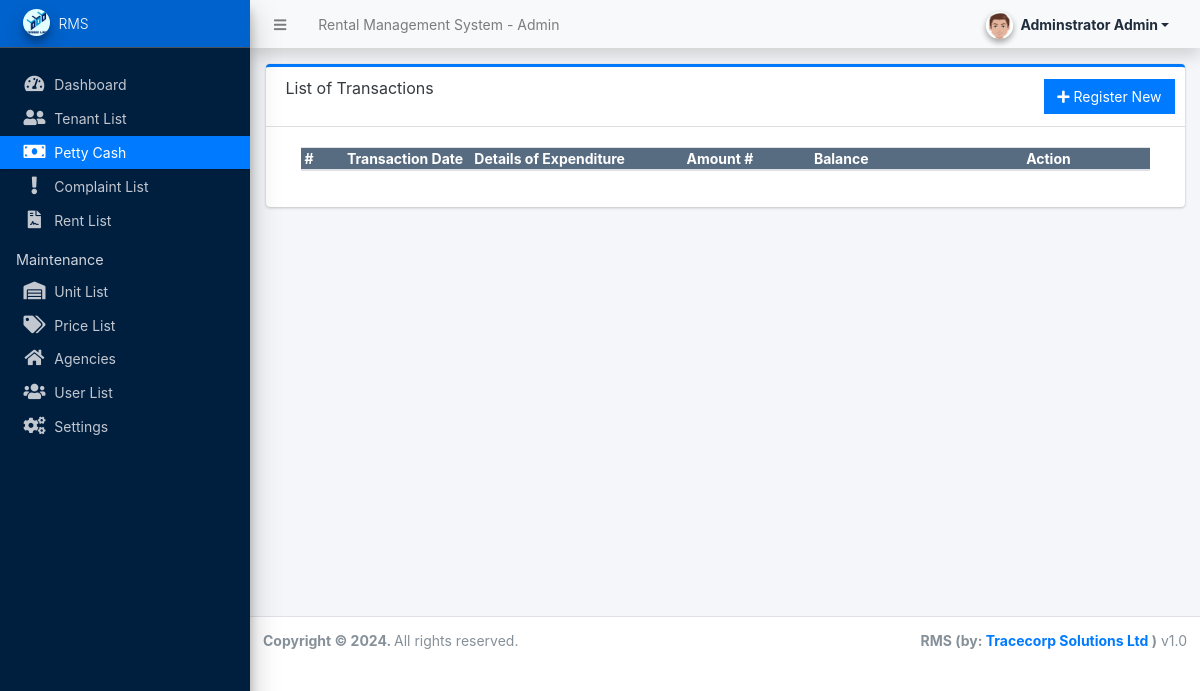
Page /admin/?page=pettycash (signed in) on the earlier database version.
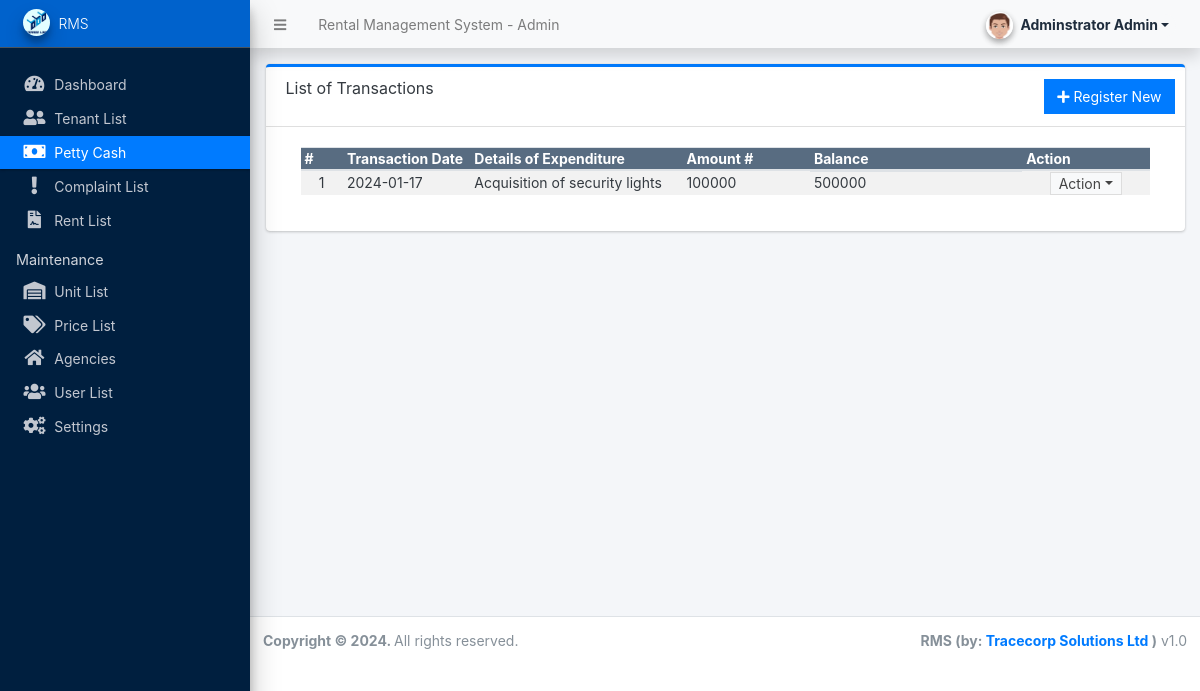
Same page on the later database version.
### tables this page shows
CREATE TABLE `pettycash` (
  `Id` int(11) NOT NULL,
  `DateOfExpenditure` date NOT NULL,
  `DetailsOfExpenditure` text NOT NULL,
  `Amount` bigint(20) NOT NULL,
  `Balance` bigint(20) NOT NULL
);

### config.php (called while the page is built, shortened)
<?php
require_once('classes/DBConnection.php');
require_once('classes/SystemSettings.php');
function validate_image($file){
	if(!empty($file)){
		if(is_file(base_app.$file)){
			return base_url.$file;
		}else{
			return base_url.'dist/img/no-image-available.png';
		}
	}else{
		return base_url.'dist/img/no-image-available.png';
	}
}
function isMobileDevice(){
    $aMobileUA = array(
        '/iphone/i' => 'iPhone',
        '/ipod/i' => 'iPod',
        '/ipad/i' => 'iPad',
        '/android/i' => 'Android',
        '/blackberry/i' => 'BlackBerry',
        '/webos/i' => 'Mobile'
    );
    return false;
}
?>

### classes/DBConnection.php (called while the page is built, shortened)
<?php
class DBConnection{
    private $host = DB_SERVER;
    private $username = DB_USERNAME;
    private $password = DB_PASSWORD;
    private $database = DB_NAME;
    public $conn;
    public function __construct(){
        if (!isset($this->conn)) {
            $this->conn = new mysqli($this->host, $this->username, $this->password, $this->database);
        }
    }
}
?>

### admin/pettycash/index.php (the view, shortened to what this page needs)
<div class="card card-outline card-primary">
	<div class="card-header">
		<h3 class="card-title">List of Transactions</h3>
		<div class="card-tools">
			<a href="javascript:void(0)" id="create_new" class="btn btn-flat btn-primary"><span class="fas fa-plus"></span>  Register New</a>
		</div>
	</div>
	<div class="card-body">
		<div class="container-fluid">
        <div class="container-fluid">
			<table class="table table-hover table-striped">
				<colgroup>
					<col width="5%">
					<col width="15%">
					<col width="25%">
					<col width="15%">
					<col width="25%">
					<col width="15%">
				</colgroup>
				<thead>
					<tr class="bg-navy disabled">
						<th>#</th>
						<th>Transaction Date</th>
						<th>Details of Expenditure</th>
						<th>Amount #</th>
						<th>Balance</th>
						<th>Action</th>
					</tr>
				</thead>
				<tbody>
					<?php
					$i = 1;
					$qry = $conn->query("SELECT * from `pettycash` ");
					while($row = $qry->fetch_assoc()):
					?>
						<tr>
							<td class="text-center"><?php echo $i++; ?></td>
							<td><?php echo date("Y-m-d",strtotime($row['DateOfExpenditure'])) ?></td>
							<td><?php echo $row['DetailsOfExpenditure'] ?></td>
							<td><?php echo $row['Amount'] ?></td>
							<td class='truncate-3'><?php echo $row['Balance'] ?></td>
							<td align="center">
								 <button type="button" class="btn btn-flat btn-default btn-sm dropdown-toggle dropdown-icon py-0" data-toggle="dropdown">
				                  		Action
				                  </button>
							</td>
						</tr>
					<?php endwhile; ?>
				</tbody>
			</table>
		</div>
		</div>
	</div>
</div>

### admin/index.php (shortened to what this page needs)
<?php require_once('../config.php'); ?>
 <!DOCTYPE html>
<html lang="en" class="" style="height: auto;">
<?php require_once('inc/header.php') ?>
  <body class="sidebar-mini layout-fixed control-sidebar-slide-open layout-navbar-fixed sidebar-mini-md sidebar-mini-xs text-sm" data-new-gr-c-s-check-loaded="14.991.0" data-gr-ext-installed="" style="height: auto;">
    <div class="wrapper">
     <?php require_once('inc/topBarNav.php') ?>
     <?php require_once('inc/navigation.php') ?>
     <?php $page = isset($_GET['page']) ? $_GET['page'] : 'home';  ?>
      <div class="content-wrapper pt-3" style="min-height: 567.854px;">
        <section class="content  text-dark">
          <div class="container-fluid">
            <?php
              if(!file_exists($page.".php") && !is_dir($page)){
                  include '404.html';
              }else{
                if(is_dir($page))
                  include $page.'/index.php';
                else
                  include $page.'.php';
              }
            ?>
          </div>
        </section>
      </div>
      <?php require_once('inc/footer.php') ?>
  </body>
</html>

### admin/inc/header.php (shortened to what this page needs)
<head>
    <link rel="stylesheet" href="<?php echo base_url ?>plugins/fontawesome-free/css/all.min.css">
    <link rel="stylesheet" href="<?php echo base_url ?>plugins/tempusdominus-bootstrap-4/css/tempusdominus-bootstrap-4.min.css">
  <link rel="stylesheet" href="<?php echo base_url ?>plugins/datatables-bs4/css/dataTables.bootstrap4.min.css">
  <link rel="stylesheet" href="<?php echo base_url ?>plugins/datatables-responsive/css/responsive.bootstrap4.min.css">
  <link rel="stylesheet" href="<?php echo base_url ?>plugins/datatables-buttons/css/buttons.bootstrap4.min.css">
  <link rel="stylesheet" href="<?php echo base_url ?>plugins/select2/css/select2.min.css">
  <link rel="stylesheet" href="<?php echo base_url ?>plugins/select2-bootstrap4-theme/select2-bootstrap4.min.css">
    <link rel="stylesheet" href="<?php echo base_url ?>plugins/icheck-bootstrap/icheck-bootstrap.min.css">
    <link rel="stylesheet" href="<?php echo base_url ?>plugins/jqvmap/jqvmap.min.css">
    <link rel="stylesheet" href="<?php echo base_url ?>dist/css/adminlte.css">
    <link rel="stylesheet" href="<?php echo base_url ?>dist/css/custom.css">
    <link rel="stylesheet" href="<?php echo base_url ?>plugins/overlayScrollbars/css/OverlayScrollbars.min.css">
    <link rel="stylesheet" href="<?php echo base_url ?>plugins/daterangepicker/daterangepicker.css">
    <link rel="stylesheet" href="<?php echo base_url ?>plugins/summernote/summernote-bs4.min.css">
    <link rel="stylesheet" href="<?php echo base_url ?>plugins/font-awesome-4.7.0/css/font-awesome.min.css">
  <link rel="stylesheet" href="<?php echo base_url ?>plugins/sweetalert2-theme-bootstrap-4/bootstrap-4.min.css">
  </head>

### admin/inc/topBarNav.php (shortened to what this page needs)
<nav class="main-header navbar navbar-expand navbar-light border border-light shadow  border-top-0  border-left-0 border-right-0 navbar-light text-sm">
  <ul class="navbar-nav">
    <li class="nav-item">
    <a class="nav-link" data-widget="pushmenu" href="#" role="button"><i class="fas fa-bars"></i></a>
    </li>
    <li class="nav-item d-none d-sm-inline-block">
      <a href="<?php echo base_url ?>" class="nav-link"><?php echo (!isMobileDevice()) ? $_settings->info('name'):$_settings->info('short_name'); ?> - Admin</a>
    </li>
  </ul>
  <ul class="navbar-nav ml-auto">
    <li class="nav-item">
      <div class="btn-group nav-link">
            <button type="button" class="btn btn-rounded badge badge-light dropdown-toggle dropdown-icon" data-toggle="dropdown">
              <span><img src="<?php echo validate_image($_settings->userdata('avatar')) ?>" class="img-circle elevation-2 user-img" alt="User Image"></span>
              <span class="ml-3"><?php echo ucwords($_settings->userdata('firstname').' '.$_settings->userdata('lastname')) ?></span>
            </button>
        </div>
    </li>
  </ul>
</nav>

### admin/inc/navigation.php (shortened to what this page needs)
<aside class="main-sidebar sidebar-dark-primary bg-navy elevation-4 sidebar-no-expand">
  <a href="<?php echo base_url ?>admin" class="brand-link bg-primary text-sm">
  <img src="<?php echo validate_image($_settings->info('logo'))?>" alt="Store Logo" class="brand-image img-circle elevation-3" style="width: 1.7rem;height: 1.7rem;max-height: unset">
  <span class="brand-text font-weight-light"><?php echo $_settings->info('short_name') ?></span>
  </a>
  <div class="sidebar os-host os-theme-light os-host-overflow os-host-overflow-y os-host-resize-disabled os-host-transition os-host-scrollbar-horizontal-hidden">
    <div class="os-content-glue" style="margin: 0px -8px; width: 249px; height: 646px;"></div>
    <div class="os-padding">
      <div class="os-viewport os-viewport-native-scrollbars-invisible" style="overflow-y: scroll;">
        <div class="os-content" style="padding: 0px 8px; height: 100%; width: 100%;">
          <nav class="mt-4">
             <ul class="nav nav-pills nav-sidebar flex-column text-sm nav-compact nav-flat nav-child-indent nav-collapse-hide-child" data-widget="treeview" role="menu" data-accordion="false">
              <li class="nav-item dropdown">
                <a href="./" class="nav-link nav-home">
                  <i class="nav-icon fas fa-tachometer-alt"></i>
                  <p>
                    Dashboard
                  </p>
                </a>
              </li>
              <li class="nav-item dropdown">
                <a href="<?php echo base_url ?>admin/?page=tenants" class="nav-link nav-tenants">
                  <i class="nav-icon fas fa-user-friends"></i>
                  <p>
                    Tenant List
                  </p>
                </a>
              </li>
              <li class="nav-item dropdown">
                <a href="<?php echo base_url ?>admin/?page=pettycash" class="nav-link nav-pettycash">
                  <i class="nav-icon fas fa-money"></i>
                  <p>
                    Petty Cash
                  </p>
                </a>
              </li>
               <li class="nav-item dropdown">
                <a href="<?php echo base_url ?>admin/?page=complaints" class="nav-link nav-complaints">
                  <i class="nav-icon fas fa-exclamation"></i>
                  <p>
                    Complaint List
                  </p>
                </a>
              </li>
              <li class="nav-item dropdown">
                <a href="<?php echo base_url ?>admin/?page=rents" class="nav-link nav-rents">
                  <i class="nav-icon fas fa-file-contract"></i>
                  <p>
                    Rent List
                  </p>
                </a>
              </li>
              <?php if($_settings->userdata('type') == 1): ?>
              <li class="nav-header">Maintenance</li>
              <li class="nav-item dropdown">
                <a href="<?php echo base_url ?>admin/?page=maintenance/storage_units" class="nav-link nav-maintenance_storage_units">
                  <i class="nav-icon fas fa-warehouse"></i>
                  <p>
                     Unit List
                  </p>
                </a>
              </li>
              <li class="nav-item dropdown">
                <a href="<?php echo base_url ?>admin/?page=maintenance/pricing" class="nav-link nav-maintenance_pricing">
                  <i class="nav-icon fas fa-tags"></i>
                  <p>
                    Price List
                  </p>
                </a>
              </li>
              <li class="nav-item dropdown">
                <a href="<?php echo base_url ?>admin?page=agencies" class="nav-link nav-maintenance_pricing">
                  <i class="nav-icon fas fa-home"></i>
                  <p>
                    Agencies
                  </p>
                </a>
              </li>
              <li class="nav-item dropdown">
                <a href="<?php echo base_url ?>admin/?page=user/list" class="nav-link nav-user_list">
                  <i class="nav-icon fas fa-users"></i>
                  <p>
                    User List
                  </p>
                </a>
              </li>
              <li class="nav-item dropdown">
                <a href="<?php echo base_url ?>admin/?page=system_info" class="nav-link nav-system_info">
                  <i class="nav-icon fas fa-cogs"></i>
                  <p>
                    Settings
                  </p>
                </a>
              </li>
              <?php endif; ?>
            </ul>
          </nav>
        </div>
      </div>
    </div>
  </div>
</aside>

### admin/inc/footer.php (shortened to what this page needs)
<footer class="main-footer text-sm">
        <strong>Copyright © <?php echo date('Y') ?>.
        </strong>
        All rights reserved.
        <div class="float-right d-none d-sm-inline-block">
          <b><?php echo $_settings->info('short_name') ?> (by: <a href="mailto:ngobidaniel04@gmail.com" target="blank">Tracecorp Solutions Ltd</a> )</b> v1.0
        </div>
      </footer>
    </div>

### admin/inc/topBarNav.php (style rules this page uses)
.user-img { position: absolute; height: 27px; width: 27px; object-fit: cover; left: -7%; top: -12%; }
.btn-rounded { border-radius: 50px; }

Differences in the rows shown:
added pettycash: DateOfExpenditure "2024-01-17", DetailsOfExpenditure "Acquisition of security lights", Amount "100000", Balance "500000"
